Frame 1 (no input): blank canvas, image omitted
Frame 60 (the mouse pressed at the canvas centre just before this capture): blank canvas, image omitted
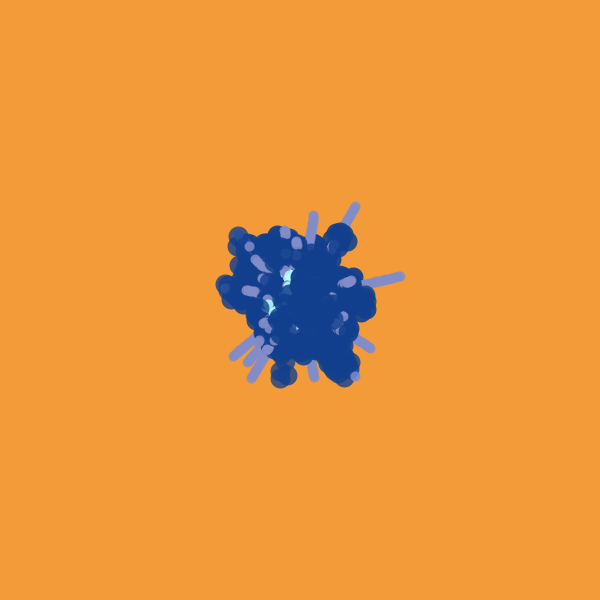
Frame 120 (the mouse held since frame 60 and released just before this capture)

The Processing sketch whose frames 1 and 60 were blank and that drew this single picture after the mouse press (run headless with seeded random() and noise(); from frame 60 on, the mouse is pressed at the canvas centre):

// Processing sketch: week5ClassParticles
// ── week5ClassParticles.pde

//particle p; // innitialize particle named p 
//particle q; //

//create an array list to hold many particles
ArrayList<particle> plist = new ArrayList<particle>();//an array list called plist
ArrayList<walker> wlist = new ArrayList<walker>(); 
ArrayList<runner> rlist = new ArrayList<runner>();

//int total = 0;//total number of particles that we want

void setup() {
  size(600, 600);
  background(242, 155, 56); 

  //p = new particle(width/2, height/2, 10, 2, 1);  
  //q = new particle(random(0, width), random(0, height), 10, -2, -1);


  //we want to add "total" number of particlea to our plist
  //for (int i=0; i < total; i++) {
  //  plist.add(new particle(width/2, height/2, 10, random(-2, 2), random(-2, 2)));
  //}
}

void draw() {
  //background(242, 155, 56); 

  for (particle p : plist) {//for every particle in the p list
    p.display(); //run its update function
  }
  for (walker w : wlist) {
    w.display();
  }
  for (runner r : rlist) {
    r.display();
  }
  //particle emitter
  if (mousePressed) {
    plist.add(new particle(mouseX, mouseY, 10, random(-2, 2), random(-2, 2))); //fill in the requirements created in particle tab
    wlist.add( new walker(mouseX, mouseY, 10));
    rlist.add( new runner(mouseX, mouseY, 20));
  }
}

// ── particle.pde
class particle {
  //neccessary variables
  float x, y;
  float size;
  float speedX, speedY;
  int lifeSpan = 255;

  //constructor

  particle(float x_, float y_, float size_, float speedX_, float speedY_) {
    x=x_;
    y=y_;
    size= size_;
    speedX = speedX_;
    speedY = speedY_;
  }
  //methods
  void display() {
    strokeWeight( size );
    stroke(130,140,200,lifeSpan);//lifeSpan is the alphachannel
    point(x, y);
    lifeSpan--; //lifeSpan apprpoaches 0
    x = x + speedX;
    y = y + speedY;

    //boundaries for particles and create a new dirrection
    //if (x >= width || x <=0) {
    //  speedX = speedX * -1;
    //}
    //if (y>=height || y<= 0) {
    //  speedY = speedY * -1;
    //}
  }
}

// ── runner.pde
class runner {
  //neccessary variables
  float x, y;
  float size;
  int lifeSpan = 255;

  //constructor

  runner(float x_, float y_, float size_) {
    x=x_;
    y=y_;
    size= size_;
  }
  //methods
  void display() {
    strokeWeight( size );
    stroke(18,63,141, lifeSpan);//lifeSpan is the alphachannel
    point(x, y);
    lifeSpan--; //lifeSpan apprpoaches 0
    x = x + random(-10, 10); //stpesize
    y = y +random(-10, 10);
  }
}

// ── walker.pde
class walker {
  //neccessary variables
  float x, y;
  float size;
  int lifeSpan = 255;

  //constructor

  walker(float x_, float y_, float size_) {
    x=x_;
    y=y_;
    size= size_;
  }
  //methods
  void display() {
    strokeWeight( size );
    stroke(183,250,253, lifeSpan);//lifeSpan is the alphachannel
    point(x, y);
    lifeSpan--; //lifeSpan apprpoaches 0
    x = x + random(-3, 3); //stpesize
    y = y +random(-3, 3);
  }
}
